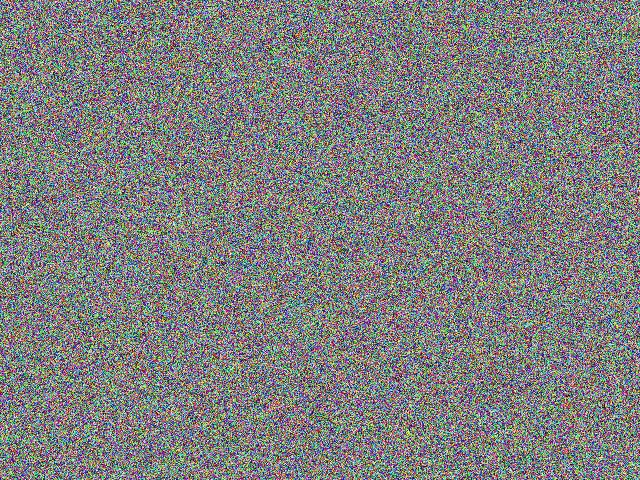
#> input picture test_image1.jpg, 640 x 480 px, found by its file name
$ python test_accuracy_comparison.py   (older library calls are emulated)
#> lines starting #> are read from the running program, lines starting #| are printed output that depends on the picture; after the words box and inside, x2 and y2 are one past the last pixel; in counts of white or black regions, pixels touching at a corner belong together
### utils/detection.py
import numpy as np
import cv2
import os
import supervision as sv

# Global settings configuration for advanced detection stage triggers and ROI proposing
DETECTOR_SETTINGS = {
    "DEBUG_MODE": True,
    "ROI_CONFIG": {
        "tiny_object_weight": 3.0,
        "low_confidence_weight": 2.0,
        "occlusion_weight": 2.0,
        "density_weight": 1.5,
        "perspective_weight": 1.0,
        "visual_complexity_weight": 2.5,
        "roi_threshold": 5.0,
        "minimum_roi_area": 4096,     # 64x64px
        "maximum_roi_area": 409600,   # 640x640px
    },
    "TRIGGER_THRESHOLDS": {
        "small_object_ratio": 0.15,
        "reliability_score": 0.70,
        "average_confidence": 0.55,
        "occlusion_ratio": 0.20,
        "visual_complexity": 0.18, # Normalized edge density
    }
}

def save_debug_image(image: np.ndarray, filename: str) -> None:
    """
    Saves an intermediate visualization to the static/uploads/debug/ folder.

    Args:
        image: Image array to write (BGR).
        filename: Target filename.
    """
    if not DETECTOR_SETTINGS.get("DEBUG_MODE", False):
        return
    try:
        debug_dir = os.path.join("static", "uploads", "debug")
        os.makedirs(debug_dir, exist_ok=True)
        cv2.imwrite(os.path.join(debug_dir, filename), image)
    except Exception as e:
        print(f"[DEBUG_ERROR] Could not save debug image {filename}: {e}")

class CrowdDetector:
    def __init__(self, model_path: str = "models/yolov8s.onnx"):
        """
        Initializes the YOLOv8 detector using OpenCV DNN.
        This runs on CPU without any PyTorch dependencies.
        """
        self.device = "cpu"
        self.use_onnx = False
        self.net = None

        # Check if the ONNX model exists (prefer yolov8s.onnx, fallback to yolov8n.onnx)
        selected_path = model_path
        if not os.path.exists(selected_path):
            fallback_path = "models/yolov8n.onnx"
            if os.path.exists(fallback_path):
                selected_path = fallback_path
            elif os.path.exists("yolov8n.onnx"):
                selected_path = "yolov8n.onnx"

        if os.path.exists(selected_path):
            try:
                self.net = cv2.dnn.readNetFromONNX(selected_path)
                # Try setting backend and target to CPU (default)
                self.net.setPreferableBackend(cv2.dnn.DNN_BACKEND_OPENCV)
                self.net.setPreferableTarget(cv2.dnn.DNN_TARGET_CPU)
                self.use_onnx = True
                print(f"[INFO] Successfully loaded YOLOv8 ONNX model: {selected_path}")
            except Exception as e:
                print(f"[WARNING] Error loading ONNX model via OpenCV DNN: {e}")
        else:
            print(f"[WARNING] ONNX model file not found. Falling back to mock detector.")

    # [86 lines left out: functions detect_standard, detect_batch, _detect_slice, not called in this run]

    def detect_tiled(self, image: np.ndarray, tile_size: int = 640, overlap: int = 128, conf_threshold: float = 0.25) -> tuple[list[dict], float]:
        """
        Performs tiled inference using local windows via Roboflow Supervision.
        Returns global mapped detections and a consistency score.
        """
        if self.use_onnx and self.net is not None:
            slicer = sv.InferenceSlicer(
                callback=lambda slice_img: self._detect_slice(slice_img, conf_threshold),
                slice_wh=(tile_size, tile_size),
                overlap_wh=(overlap, overlap),
                iou_threshold=0.50,
                overlap_filter=sv.OverlapFilter.NON_MAX_MERGE
            )
            sv_dets = slicer(image)

            # Convert sv.Detections back to list of dicts format expected by application
            raw_detections = []
            for box, conf in zip(sv_dets.xyxy, sv_dets.confidence):
                gx1, gy1, gx2, gy2 = float(box[0]), float(box[1]), float(box[2]), float(box[3])
                gw = gx2 - gx1
                gh = gy2 - gy1

                # Apply the same filters (aspect ratio <= 2.0, min size >= 8)
                if gw < 8.0 or gh < 8.0:
                    continue
                aspect = gw / gh if gh > 0 else 0.0
                if aspect < 0.10 or aspect > 2.0:
                    continue
                if gy1 < 0.03 * image.shape[0] and gh < 30.0:
                    continue

                raw_detections.append({
                    "bbox": [gx1, gy1, gx2, gy2],
                    "confidence": float(conf)
                })

            from .redundancy import apply_nms
            clean_tiled_dets = apply_nms(raw_detections, iou_threshold=0.45, iom_threshold=0.65)
            return clean_tiled_dets, 0.95
        else:
            # Fallback mock tiled detections
            h, w = image.shape[:2]
            mock_dets = [
                {"bbox": [w * 0.05, h * 0.05, w * 0.25, h * 0.35], "confidence": 0.85},
                {"bbox": [w * 0.08, h * 0.06, w * 0.26, h * 0.36], "confidence": 0.68},
                {"bbox": [w * 0.4, h * 0.4, w * 0.6, h * 0.7], "confidence": 0.92},
                {"bbox": [w * 0.7, h * 0.7, w * 0.9, h * 0.9], "confidence": 0.78}
            ]
            return mock_dets, 0.90

    def detect_hierarchical(
        self,
        image: np.ndarray,
        imgsz: int = 2560,
        conf_threshold: float = 0.25,
        use_tiled: bool = True,
        tile_size: int = 640,
        tile_overlap: int = 128,
        use_tta: bool = False,
        use_recovery: bool = False,
        reliability_conf_threshold: float = 0.65,
        reliability_consistency_threshold: float = 0.80,
        reliability_small_ratio_threshold: float = 0.20,
        iou_threshold: float = 0.50
    ) -> tuple[list[dict], float]:
        """
        Runs the full hierarchical multi-stage crowd detection pipeline.

        Purpose: Orchestrates Phase 2, 3, and 4 (proposals, trigger check, super-res recovery, WBF merge).
        """
        # Step 1: Run standard and tiled inference (Pass 1)
        if use_tiled:
            # 1a. Tiled sliding window (optimal for small distant background targets)
            tiled_dets, consistency_score = self.detect_tiled(
                image,
                tile_size=tile_size,
                overlap=tile_overlap,
                conf_threshold=conf_threshold
            )
            pass1_dets = tiled_dets
        else:
            pass1_dets = self.detect_standard(
                image,
                imgsz=640,
                conf_threshold=conf_threshold,
                use_tta=use_tta
            )
            consistency_score = 1.0

        # If debug mode is active, save initial pass-1 detections
        if DETECTOR_SETTINGS.get("DEBUG_MODE", False):
            try:
                debug_pass1 = image.copy()
                for d in pass1_dets:
                    box = d["bbox"]
                    cv2.rectangle(debug_pass1, (int(box[0]), int(box[1])), (int(box[2]), int(box[3])), (0, 255, 0), 2)
                save_debug_image(debug_pass1, "debug_pass1_detections.jpg")
            except Exception as e:
                print(f"[DEBUG_ERROR] Could not save pass1 detections map: {e}")

        if not use_tiled or not use_recovery:
            # Bypass the expensive tiled recovery pipeline if not explicitly requested
            return pass1_dets, consistency_score

        # Step 2: Compute initial reliability metrics to evaluate recovery trigger
        from .reliability import analyze_reliability
        reliability_data = analyze_reliability(
            pass1_dets,
            image.shape,
            consistency_score=consistency_score,
            conf_thresh=reliability_conf_threshold,
            consistency_thresh=reliability_consistency_threshold,
            small_ratio_thresh=reliability_small_ratio_threshold
        )

        # Step 3: Run proposal generator once to get scores
        rois, max_block_score, global_edge_density = propose_regions(image, pass1_dets)

        # Step 4: Evaluate dynamic trigger
        trigger_active = should_trigger_recovery(
            pass1_dets,
            image.shape,
            reliability_data,
            global_edge_density,
            max_block_score
        )

        if not trigger_active:
            print("[INFO] Scene is verified simple/clear. Skipping multi-stage recovery.")
            return pass1_dets, consistency_score

        print(f"[INFO] Difficulty trigger active. Initiating iterative ROI recovery on {len(rois)} regions.")

        # Step 5: Iterative Recovery Loop (max 2 iterations)
        running_dets = list(pass1_dets)
        processed_rois = []

        for iteration in range(1, 3):
            # Propose ROIs for this iteration
            iter_rois, _, _ = propose_regions(image, running_dets)

            # Filter out ROIs that heavily overlap with already processed ROIs
            new_rois = []
            for r_new in iter_rois:
                duplicate = False
                for r_old in processed_rois:
                    # check simple intersection/overlap ratio
                    inter_x1 = max(r_new[0], r_old[0])
                    inter_y1 = max(r_new[1], r_old[1])
                    inter_x2 = min(r_new[2], r_old[2])
                    inter_y2 = min(r_new[3], r_old[3])
                    if inter_x2 > inter_x1 and inter_y2 > inter_y1:
                        inter_area = (inter_x2 - inter_x1) * (inter_y2 - inter_y1)
                        new_area = (r_new[2] - r_new[0]) * (r_new[3] - r_new[1])
                        if inter_area > 0.70 * new_area:
                            duplicate = True
                            break
                if not duplicate:
                    new_rois.append(r_new)

            if not new_rois:
                print(f"[INFO] Iteration {iteration}: No new candidate ROIs proposed. Terminating loop.")
                break

            print(f"[INFO] Iteration {iteration}: Processing {len(new_rois)} new ROIs.")
            recovered_in_iter = []

            # Crop and upscale all candidate ROIs first to enable batch parallelization in OpenCV DNN
            upscaled_crops = []
            valid_roi_indices = []
            for idx, roi in enumerate(new_rois):
                processed_rois.append(roi)
                x1, y1, x2, y2 = roi
                crop = image[y1:y2, x1:x2]
                if crop.size == 0:
                    continue

                if DETECTOR_SETTINGS.get("DEBUG_MODE", False):
                    save_debug_image(crop, f"debug_roi_crop_{iteration}_{idx}.jpg")

                upscaled = upscale_roi(crop)
                if DETECTOR_SETTINGS.get("DEBUG_MODE", False):
                    save_debug_image(upscaled, f"debug_roi_superres_{iteration}_{idx}.jpg")

                upscaled_crops.append(upscaled)
                valid_roi_indices.append((idx, roi))

            # Run batch inference on upscaled crops
            if hasattr(self, "detect_batch"):
                batch_roi_dets = self.detect_batch(upscaled_crops, imgsz=640, conf_threshold=conf_threshold)
            else:
                batch_roi_dets = [self.detect_standard(crop, imgsz=640, conf_threshold=conf_threshold) for crop in upscaled_crops]

            # Map coordinates back and validate the candidates
            for i, (idx, roi) in enumerate(valid_roi_indices):
                x1, y1, x2, y2 = roi
                roi_dets = batch_roi_dets[i]

                mapped_roi_dets = []
                for rd in roi_dets:
                    rbox = rd["bbox"]
                    gx1 = rbox[0] / 2.0 + x1
                    gy1 = rbox[1] / 2.0 + y1
                    gx2 = rbox[2] / 2.0 + x1
                    gy2 = rbox[3] / 2.0 + y1

                    mapped_roi_dets.append({
                        "bbox": [gx1, gy1, gx2, gy2],
                        "confidence": rd["confidence"]
                    })

                valid_roi_dets = validate_recovery_detections(mapped_roi_dets, roi, image.shape, running_dets)
                recovered_in_iter.extend(valid_roi_dets)

            if not recovered_in_iter:
                print(f"[INFO] Iteration {iteration}: Zero validated detections recovered. Terminating loop.")
                break

            # Merge recovered boxes into running detections using WBF
            from .redundancy import weighted_box_fusion, apply_nms
            before_count = len(running_dets)

            # WBF blending of the recovered detections
            combined_dets = running_dets + recovered_in_iter
            running_dets = weighted_box_fusion(combined_dets, iou_threshold=0.60)
            # Run a final NMS check to keep it completely clean
            running_dets = apply_nms(running_dets, iou_threshold=iou_threshold)

            after_count = len(running_dets)
            added_count = after_count - before_count
            print(f"[INFO] Iteration {iteration}: Recovered {len(recovered_in_iter)} raw, merged count delta: +{added_count}")

            # Stop if the relative growth is tiny (< 2% of the initial count)
            if before_count > 0 and (added_count / before_count) < 0.02:
                print(f"[INFO] Iteration {iteration}: Added count ratio below 2%. Terminating loop.")
                break

        # Save final debug output
        if DETECTOR_SETTINGS.get("DEBUG_MODE", False):
            try:
                debug_final = image.copy()
                for d in running_dets:
                    box = d["bbox"]
                    cv2.rectangle(debug_final, (int(box[0]), int(box[1])), (int(box[2]), int(box[3])), (255, 0, 0), 2)
                save_debug_image(debug_final, "debug_final_merged.jpg")
            except Exception as e:
                print(f"[DEBUG_ERROR] Could not save final debug merged map: {e}")

        return running_dets, consistency_score

# [422 lines left out: functions calculate_visual_complexity_metrics, propose_regions, should_trigger_recovery, upscale_roi, validate_recovery_detections, not called in this run]

### scratch/test_accuracy_comparison.py
import cv2
import numpy as np
import os
from utils.detection import CrowdDetector

def main():
    print("=== RUNNING POST-FIX DETECTION TEST ===")
    d = CrowdDetector()

    # Test on test_image1.jpg
    img1 = cv2.imread("test_image1.jpg")
#> img1 is the input picture: shape (480, 640, 3); mean B, G, R 126.8, 127.1, 126.8
    if img1 is not None:
        res1, _ = d.detect_hierarchical(img1, use_tiled=True)
#> in detect_hierarchical, `tiled_dets, consistency_score = self.detect_tiled( image, tile_size=ti..`: tiled_dets = 4 items; consistency_score = 0.9
#> in detect_hierarchical, `pass1_dets = tiled_dets`: pass1_dets = 4 items
#> the loop in detect_hierarchical, `for d in pass1_dets:` made 4 passes
#> d on passes 1 to 4: {'bbox': [32, 24, 160, 168], 'confidence': 0.85}, {'bbox': [51.2, 28.8, 166.4, 172.8], 'confidence': 0.68}, {'bbox': [256, 192, 384, 336], 'confidence': 0.92}, {'bbox': [448, 336, 576, 432], 'confidence': 0.78}
#> after the loop in detect_hierarchical, `for d in pass1_dets:`:
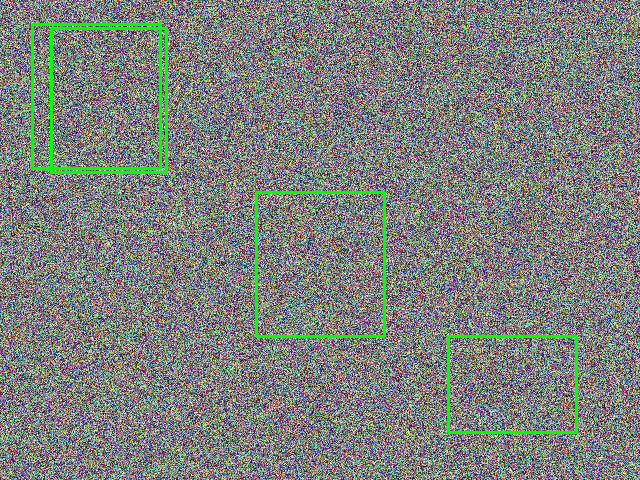
#> debug_pass1: shape (480, 640, 3); 1.99% of pixels changed, all inside (x1, y1, x2, y2) = (31, 23, 578, 434)
#> res1 = 4 items
        print(f"test_image1.jpg (1080p crowd) count: {len(res1)} people detected (Baseline before fix was 38)")
#| test_image1.jpg (1080p crowd) count: 4 people detected (Baseline before fix was 38)
        # Annotate and save
        img1_draw = img1.copy()
        for det in res1:
            box = det["bbox"]
            cv2.rectangle(img1_draw, (int(box[0]), int(box[1])), (int(box[2]), int(box[3])), (0, 255, 0), 2)
#> this loop made 4 passes
        os.makedirs("static/uploads/debug", exist_ok=True)
        cv2.imwrite("static/uploads/debug/test_image1_after_fix.jpg", img1_draw)
        print("Saved annotated test_image1 to static/uploads/debug/test_image1_after_fix.jpg")
    else:
        print("[ERROR] test_image1.jpg not found.")

    # Test on test_image2.jpg
    img2 = cv2.imread("test_image2.jpg")
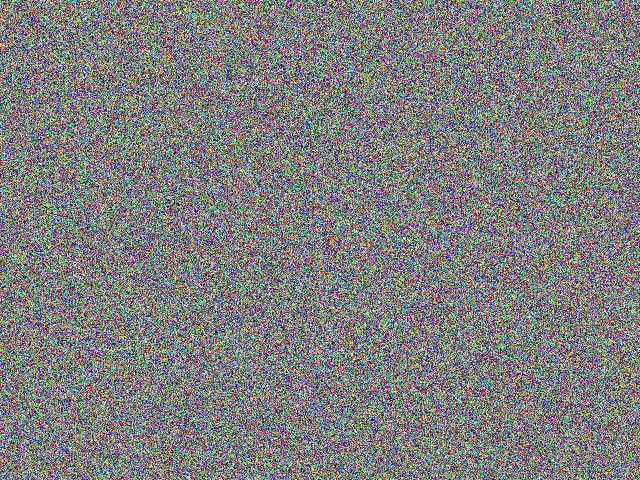
#> input picture test_image2.jpg, 640 x 480 px, found by its file name
#> img2 is the input picture: shape (480, 640, 3); mean B, G, R 127.1, 127, 127.2
    if img2 is not None:
        res2, _ = d.detect_hierarchical(img2, use_tiled=True)
#> call 2 of detect_hierarchical, with imgsz = 2560, conf_threshold = 0.25, use_tiled = True, tile_size = 640, tile_overlap = 128, use_tta = False, use_recovery = False, reliability_conf_threshold = 0.65
#> the loop in detect_hierarchical (call 2), `for d in pass1_dets:` made 4 passes
#> after the loop in detect_hierarchical (call 2), `for d in pass1_dets:`:
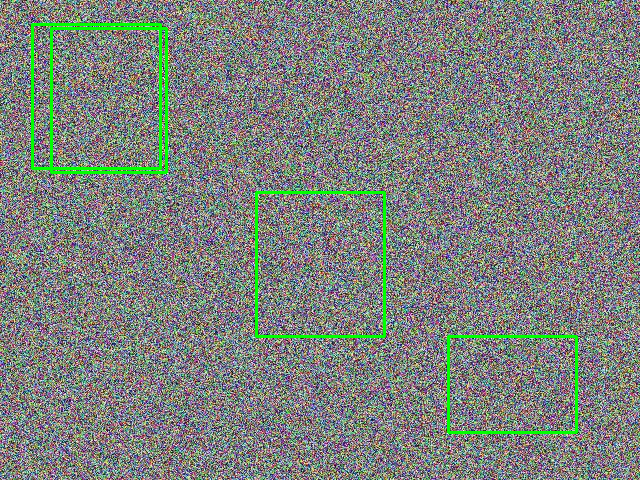
#> debug_pass1: shape (480, 640, 3); 1.99% of pixels changed, all inside (x1, y1, x2, y2) = (31, 23, 578, 434)
#> res2 = 4 items
        print(f"test_image2.jpg (1080p crowd) count: {len(res2)} people detected")
#| test_image2.jpg (1080p crowd) count: 4 people detected
        img2_draw = img2.copy()
        for det in res2:
            box = det["bbox"]
            cv2.rectangle(img2_draw, (int(box[0]), int(box[1])), (int(box[2]), int(box[3])), (0, 255, 0), 2)
        cv2.imwrite("static/uploads/debug/test_image2_after_fix.jpg", img2_draw)
        print("Saved annotated test_image2 to static/uploads/debug/test_image2_after_fix.jpg")
    else:
        print("[ERROR] test_image2.jpg not found.")

if __name__ == "__main__":
    main()
